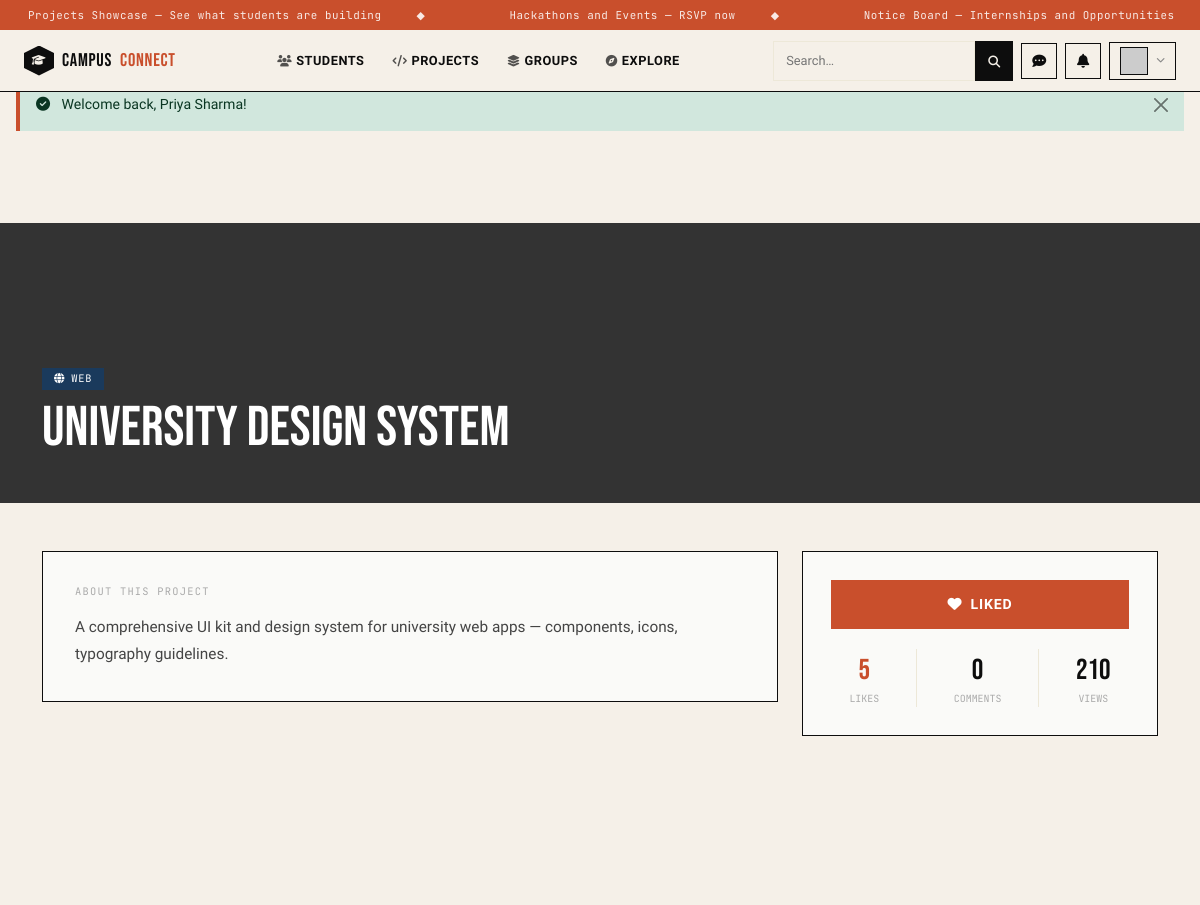
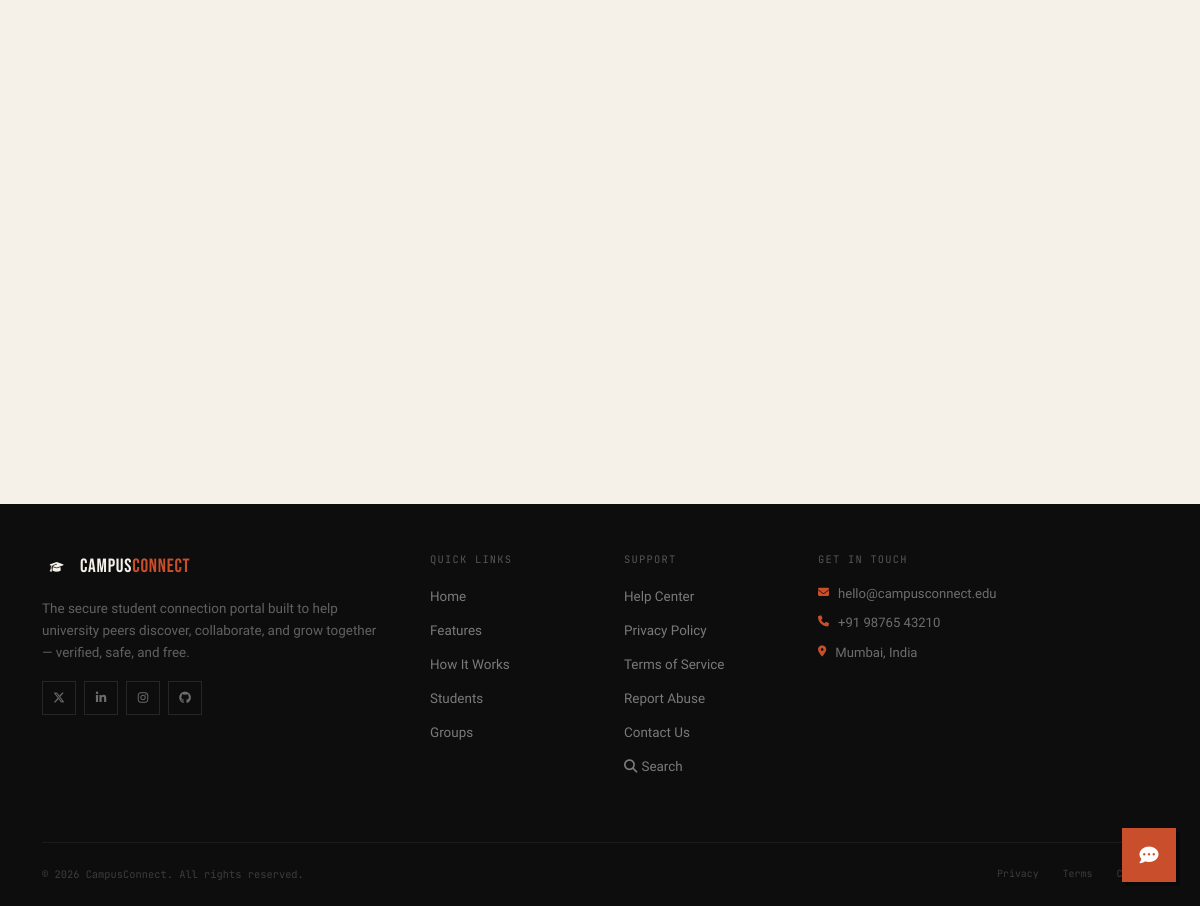
Screenshot of /pages/view_project.php?id=5 (signed in) with the database file from the repository (2 pictures, top to bottom).
### tables this page shows
CREATE TABLE IF NOT EXISTS projects (
    id            INT AUTO_INCREMENT PRIMARY KEY,
    user_id       INT NOT NULL,
    title         VARCHAR(200)  NOT NULL,
    description   TEXT,
    tech_stack    VARCHAR(300),           
    github_url    VARCHAR(300),
    live_url      VARCHAR(300),
    demo_img      VARCHAR(255)  DEFAULT '',
    category      ENUM('web','mobile','ml','hardware','research','other') DEFAULT 'other',
    status        ENUM('in_progress','completed','looking_for_team') DEFAULT 'in_progress',
    team_size     TINYINT UNSIGNED DEFAULT 1,
    likes         INT UNSIGNED DEFAULT 0,
    views         INT UNSIGNED DEFAULT 0,
    created_at    TIMESTAMP DEFAULT CURRENT_TIMESTAMP,
    updated_at    TIMESTAMP DEFAULT CURRENT_TIMESTAMP ON UPDATE CURRENT_TIMESTAMP,
    FOREIGN KEY (user_id) REFERENCES users(id) ON DELETE CASCADE
);

### includes/config.php (called while the page is built, shortened)
<?php
function isLoggedIn(): bool {
    return isset($_SESSION['user_id']);
}
function e(string $s): string {
    return htmlspecialchars($s, ENT_QUOTES, 'UTF-8');
}

### pages/view_project.php (the view, shortened to what this page needs)
<?php
require_once __DIR__ . '/../includes/config.php';
$db = getDB();
$id = (int)($_GET['id'] ?? 0);
$stProj = $db->prepare(
    'SELECT p.*, u.name AS author_name, u.department AS author_dept, u.id AS author_id,
            (SELECT COUNT(*) FROM project_likes pl WHERE pl.project_id=p.id) AS like_count
     FROM projects p JOIN users u ON u.id=p.user_id WHERE p.id=?'
);
$stProj->execute([$id]);
$proj = $stProj->fetch();
$db->prepare('UPDATE projects SET views=views+1 WHERE id=?')->execute([$id]);
$stComments = $db->prepare(
    'SELECT pc.*, u.name, u.department FROM project_comments pc
     JOIN users u ON u.id=pc.user_id WHERE pc.project_id=? ORDER BY pc.created_at ASC'
);
$stComments->execute([$id]);
$comments = $stComments->fetchAll();
$liked = false;
if (isLoggedIn()) {
    $me = (int)$_SESSION['user_id'];
    $stl = $db->prepare('SELECT id FROM project_likes WHERE project_id=? AND user_id=?');
    $stl->execute([$id,$me]); $liked = (bool)$stl->fetch();
}
$catColors = ['web'=>'var(--sky)','mobile'=>'var(--moss)','ml'=>'var(--rust)','hardware'=>'var(--gold)','research'=>'#7c3aed','other'=>'#888'];
$catIcons  = ['web'=>'fa-globe','mobile'=>'fa-mobile-screen','ml'=>'fa-brain','hardware'=>'fa-microchip','research'=>'fa-flask','other'=>'fa-code'];
include __DIR__ . '/../includes/header.php';
?>
<div style="margin-top:92px;background:var(--paper);min-height:100vh;">
  <div style="height:280px;background:var(--ink);position:relative;overflow:hidden;">
    <img src="https://picsum.photos/seed/proj<?= $proj['id'] ?>/1200/400"
         style="width:100%;height:100%;object-fit:cover;filter:brightness(.25) saturate(.4);" alt="">
    <div style="position:absolute;inset:0;display:flex;align-items:flex-end;">
      <div class="container pb-5">
        <div style="display:inline-flex;align-items:center;gap:6px;padding:3px 12px;
                    background:<?= $catColors[$proj['category']]??'#888' ?>;
                    font-family:var(--font-mono);font-size:.65rem;color:#fff;text-transform:uppercase;letter-spacing:.08em;margin-bottom:12px;">
          <i class="fas <?= $catIcons[$proj['category']]??'fa-code' ?>"></i>
          <?= e(ucfirst($proj['category'])) ?>
        </div>
        <h1 style="font-family:var(--font-display);font-size:clamp(2rem,5vw,3.5rem);color:#fff;line-height:.95;margin:0;">
          <?= e($proj['title']) ?>
        </h1>
      </div>
    </div>
  </div>
  <div class="container py-5">
    <div class="row g-4">
      <div class="col-lg-8">
        <div style="border:1.5px solid var(--ink);background:var(--white);padding:32px;margin-bottom:20px;" class="reveal">
          <div style="font-family:var(--font-mono);font-size:.65rem;letter-spacing:.12em;text-transform:uppercase;color:#aaa;margin-bottom:14px;">About This Project</div>
          <p style="font-size:.96rem;line-height:1.8;color:#444;margin:0;"><?= nl2br(e($proj['description']??'')) ?></p>
        </div>
      </div>
      <div class="col-lg-4">
        <div style="border:1.5px solid var(--ink);background:var(--white);padding:28px;margin-bottom:20px;text-align:center;" class="reveal">
          <?php if (isLoggedIn()): ?>
          <form method="POST" action="like_project.php">
            <button type="submit"
                    style="background:<?= $liked?'var(--rust)':'transparent' ?>;
                           border:2px solid var(--rust);color:<?= $liked?'#fff':'var(--rust)' ?>;
                           padding:12px 32px;font-family:var(--font-body);font-size:.88rem;font-weight:700;
                           text-transform:uppercase;letter-spacing:.06em;cursor:pointer;
                           width:100%;margin-bottom:12px;transition:all .2s;"
                    onmouseover="this.style.background='var(--rust)';this.style.color='#fff'"
                    onmouseout="this.style.background='<?= $liked?'var(--rust)':'transparent' ?>'; this.style.color='<?= $liked?'#fff':'var(--rust)' ?>'">
              <i class="fas fa-heart me-2"></i><?= $liked?'Liked':'Like this Project' ?>
            </button>
          </form>
          <?php endif; ?>
          <div class="d-flex justify-content-around mt-2">
            <div style="text-align:center;">
              <div style="font-family:var(--font-display);font-size:1.8rem;color:var(--rust);"><?= (int)$proj['like_count'] ?></div>
              <div style="font-family:var(--font-mono);font-size:.62rem;color:#aaa;text-transform:uppercase;">Likes</div>
            </div>
            <div style="text-align:center;">
              <div style="font-family:var(--font-display);font-size:1.8rem;color:var(--ink);"><?= count($comments) ?></div>
              <div style="font-family:var(--font-mono);font-size:.62rem;color:#aaa;text-transform:uppercase;">Comments</div>
            </div>
            <div style="text-align:center;">
              <div style="font-family:var(--font-display);font-size:1.8rem;color:var(--ink);"><?= (int)$proj['views'] ?></div>
              <div style="font-family:var(--font-mono);font-size:.62rem;color:#aaa;text-transform:uppercase;">Views</div>
            </div>
          </div>
        </div>
      </div>
    </div>
  </div>
</div>
<?php include __DIR__ . '/../includes/footer.php'; ?>

### assets/css/style.css (style rules this page uses)
:root { --ink: #0d0d0d; --paper: #f5f0e8; --cream: #ede8d8; --rust: #c94f2c; --rust-light: #e8694a; --moss: #2d4a3e; --gold: #c9a84c; --sky: #1a3a5c; --white: #fafaf8; --font-display:'Bebas Neue', sans-serif; --font-serif: 'DM Serif Display', serif; --font-body: 'Bricolage Grotesque', sans-serif; --font-mono: 'JetBrains Mono', monospace; --ease-out: cubic-bezier(0.16, 1, 0.3, 1); --ease-bounce: cubic-bezier(0.34, 1.56, 0.64, 1); }
*, *::before, *::after { box-sizing: border-box; }
html { scroll-behavior: smooth; }
body { font-family: var(--font-body); background: var(--paper); color: var(--ink); overflow-x: hidden; }
img { max-width: 100%; }
.reveal { opacity: 0; transform: translateY(28px); transition: opacity .8s var(--ease-out), transform .8s var(--ease-out); }
.reveal.visible { opacity: 1; transform: none; }

### rows the page displays
projects: category "WEB", title "University Design System", description "A comprehensive UI kit and design system for university web apps — components, icons, typography guidelines.", views "210"

### other values shown
$t "Projects Showcase — See what students are building"
$t "Hackathons and Events — RSVP now"
$t "Notice Board — Internships and Opportunities"
$flash['msg'] "Welcome back, Priya Sharma!"
$proj['like_count'] "5"
count($comments) "0"
